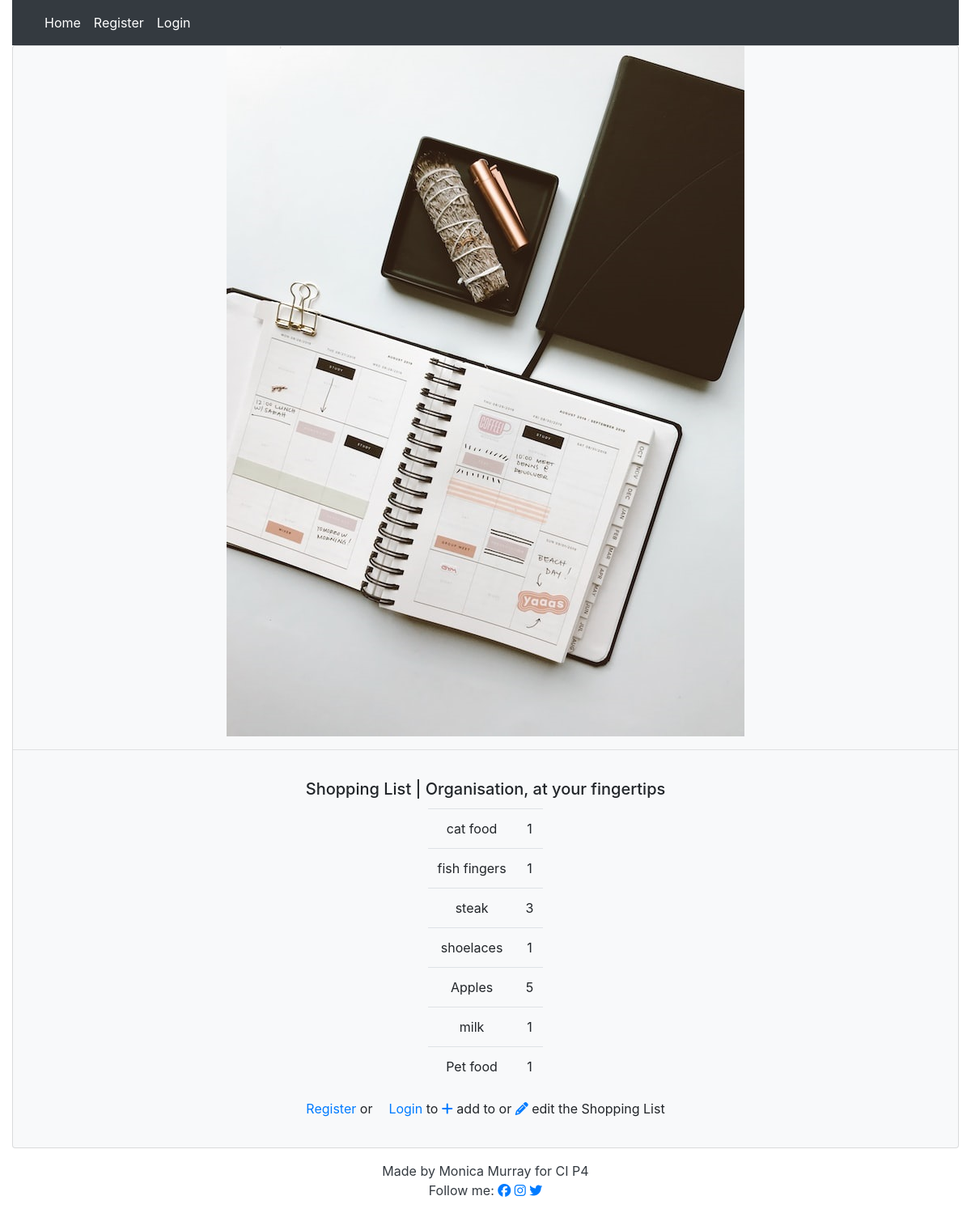
/, run on an earlier commit of the app's database.
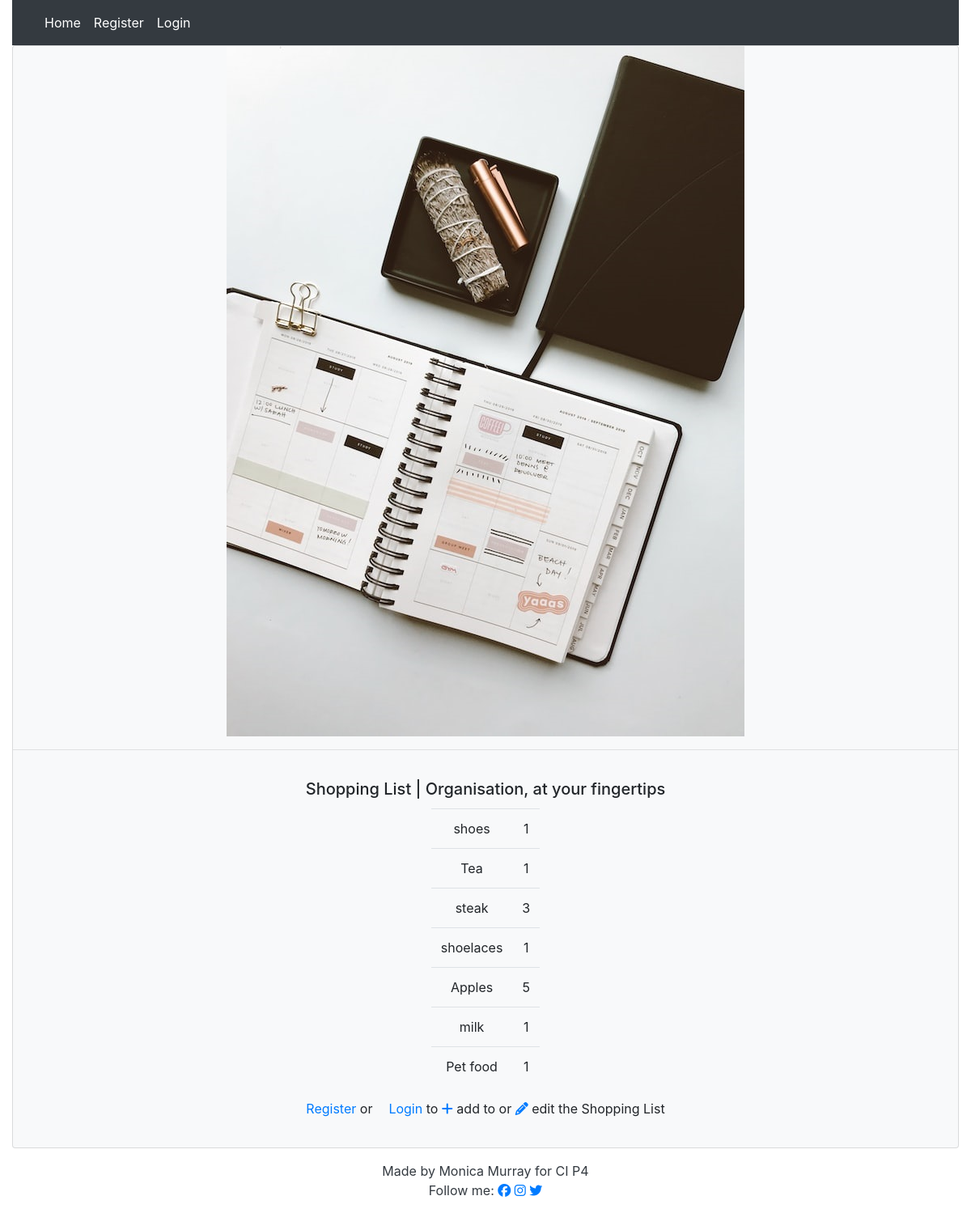
And on a later commit of the database.
### list/models.py (models this page shows, shortened)
class Entry(models.Model):
    item_name = models.CharField(
        max_length=60, null=False, blank=False, unique=True)
    quantity = models.IntegerField(choices=QUANTITY_CHOICES)
    star = models.BooleanField(default=False)
    user = models.ForeignKey(User, on_delete=models.CASCADE)
    category = models.CharField(max_length=20, choices=CATEGORY_CHOICES)
    added_on = models.DateTimeField(auto_now_add=True)
    check_item_as_done = models.BooleanField(default=False)
    class Meta:
        ordering = ['-added_on']

### list/views.py (the view)
# urls.py: path('', views.EntryList.as_view(), name='home'),
class EntryList(generic.ListView):
    model = Entry
    queryset = Entry.objects.all()
    template_name = 'index.html'
    paginate_by = 25

### templates/index.html (shortened to what this page needs)
{% extends 'base.html' %}
{% block content %}
<div class="row justify-content-center">
    {% if user.is_authenticated %}
    <div class="table-responsive-sm">
        <table class="table">
            <thead>
                <tr>
                    <th scope="col"><a href="#"><i class="fa-solid fa-filter"></i></a></th>
                    <th scope="col"><a href="add/"><i class="fa-solid fa-plus"></i>Add Item</a></th>
                    <th><i class="fa-solid fa-star"></i></th>
                    <th scope="col"></th>
                    <th scope="col"></th>
                    <th><i class="fa-solid fa-square-check"></i></th>
                </tr>
            </thead>
                <tr></tr>
            <tbody>
                {% for entry in entry_list %}
                <tr>
                    {% if entry.check_item_as_done %}
                        <th scope="row"></th>
                        <td><strike> {{ entry.item_name }} </strike></td>
                        <td>{{entry.quantity}}</td>
                        <td></td>
                        <td><a href="delete/{{entry.id}}"><i class="fa-solid fa-trash-can"></i> Delete</a></td>
                        <td><a href="#"><i class="fa-solid fa-square-check"></i></i>Done</a></td>
                    {% else %}
                        <th scope="row"></th>
                        <td> {{ entry.item_name }}</td>
                        <td>{{entry.quantity}}</td>
                        <td><a href="edit/{{entry.id}}"><i class="fa-solid fa-pencil"></i> Edit</a></td>
                        <td><a href="delete/{{entry.id}}"><i class="fa-solid fa-trash-can"></i> Delete</a></td>
                        <td><a href="#"><i class="fa-regular fa-square"></i>Done</a></td>
                        <!-- consider replacing the checkbox icon with bootstrap's
                        <div class="custom-control custom-checkbox">
                        <input type="checkbox" class="custom-control-input" id="customCheck1">
                        <label class="custom-control-label" for="customCheck1">Check this custom checkbox</label>
                        </div> -->
                    {% endif %}
                </tr>
                {% endfor %}
            </tbody>
        </table>
    </div>
    {% else %}
    <div class="table-responsive-sm">
        <table class="table">
            {% for entry in entry_list %}
                <tr>
                    <td> {{ entry.item_name }}</td>
                    <td>{{entry.quantity}}</td>
                </tr>
            {% endfor %}
        </table>
    </div>
    </div>
        <div class="row justify-content-center">
            <p><a href="{% url 'account_signup' %}" class="card-link">
                    Register</a> or<a href="{% url 'account_login' %}" class="card-link">Login</a> to <a href="#"><i
                        class="fa-solid fa-plus"></i></a>
                add to or <a href="#"><i class="fa-solid fa-pencil"></i></a> edit the Shopping List
            </p>
        </div>
    {% endif %}
</div>
{% endblock %}

### templates/base.html (shortened to what this page needs)
<!DOCTYPE html>
<html lang="en">
<head>
    <link rel="stylesheet" href="https://cdn.jsdelivr.net/npm/bootstrap@4.3.1/dist/css/bootstrap.min.css"
>
    <link rel="stylesheet" href="static/images/css/style.css" />
</head>
<body class="dark-bg">
    <div class="container-fluid">
        <div class="nav bg-dark">
            <nav class="navbar navbar-expand-lg navbar-dark bg-dark">
                <div class="collapse navbar-collapse" id="navbarNavAltMarkup">
                  <div class="navbar-nav">
                    <a class="nav-item nav-link active text-white" href="{% url 'home' %}">Home <span class="sr-only">(current)</span></a>
                    {% if user.is_authenticated %}
                      <a class="nav-item nav-link text-white" href="{% url 'account_logout' %}">Logout</a>
                    {% else %}
                      <a class="nav-item nav-link text-white" href="{% url 'account_signup' %}">Register</a>
                      <a class="nav-item nav-link text-white" href="{% url 'account_login' %}">Login</a>
                    {% endif %}
                  </div>
                </div>
              </nav>
        </div>
        <div class="card text-center bg-light">
            <div class="image-container">
              <img src="static/images/organiser_image.jpg" class="img-fluid" alt="Responsive image">
            </div>
            <hr>
            <div class="card-body justify-content-center">
              <h5 class="card-title">Shopping List | Organisation, at your fingertips</h5>
              {% block content %}{% endblock %}
  </div>
<footer class="footer mt-auto py-3 light-bg sticky">
    <p class="m-0 text-center text-dark">Made by Monica Murray for CI P4</p>
    <p class="m-0 text-center text-dark">Follow me:  <a
          href="https://www.facebook.com"
          target="_blank"
          rel="noopener"
          aria-label="Visit my Facebook page (Opens a new browser page)"
          ><i class="fa-brands fa-facebook"></i></a>
          <a
          href="https://www.instagram.com"
          target="_blank"
          rel="noopener"
          aria-label="Visit my Instagram page (Opens a new browser page)"
          ><i class="fa-brands fa-instagram"></i
        ></a>
          <a
          href="https://www.twitter.com"
          target="_blank"
          rel="noopener"
          aria-label="Visit my Twitter page (Opens a new browser page)"
          ><i class="fa-brands fa-twitter"></i
        ></a>
  </footer>
</body>
</html>

What changed in the data, as far as the page shows it:
removed Entry: item_name "cat food", quantity "1"
removed Entry: item_name "fish fingers", quantity "1"
added Entry: item_name "shoes", quantity "1"
added Entry: item_name "Tea", quantity "1"
